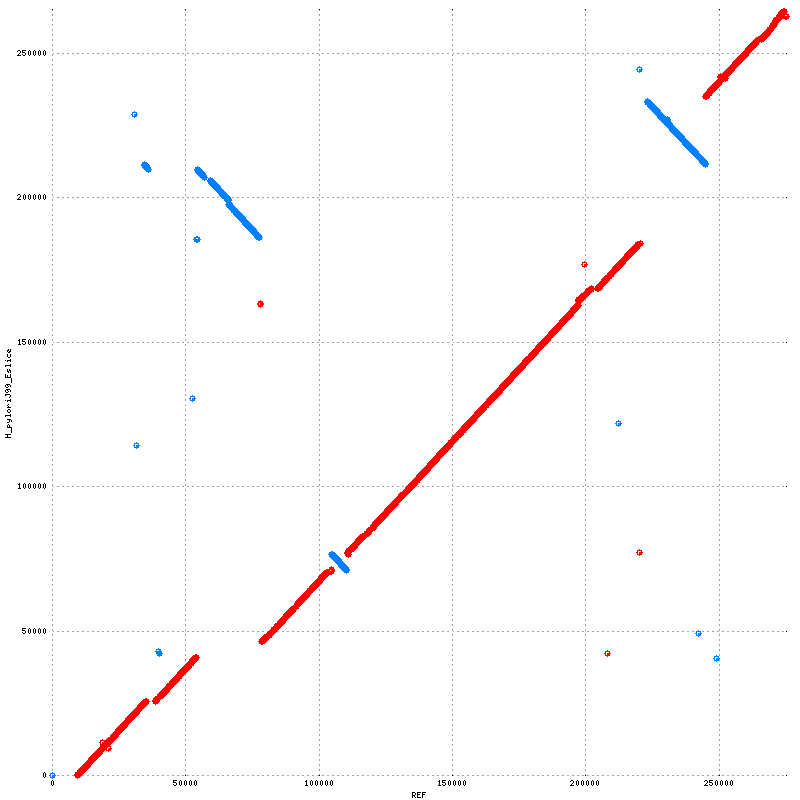

Here is the gnuplot script that generated this plot:
set terminal png tiny size 800,800
set output "mummer.png"
set size 1,1
set grid
unset key
set border 0
set ticscale 0 0
set xlabel "REF"
set ylabel "H_pyloriJ99_Eslice"
set format "%.0f"
set mouse format "%.0f"
set mouse mouseformat "[%.0f, %.0f]"
set mouse clipboardformat "[%.0f, %.0f]"
set xrange [0:275287]
set yrange [0:265111]
set style line 1  lt 1 lw 3 pt 6 ps 1
set style line 2  lt 3 lw 3 pt 6 ps 1
set style line 3  lt 2 lw 3 pt 6 ps 1
plot \
 "mummer.fplot" title "FWD" w lp ls 1, \
 "mummer.rplot" title "REV" w lp ls 2
